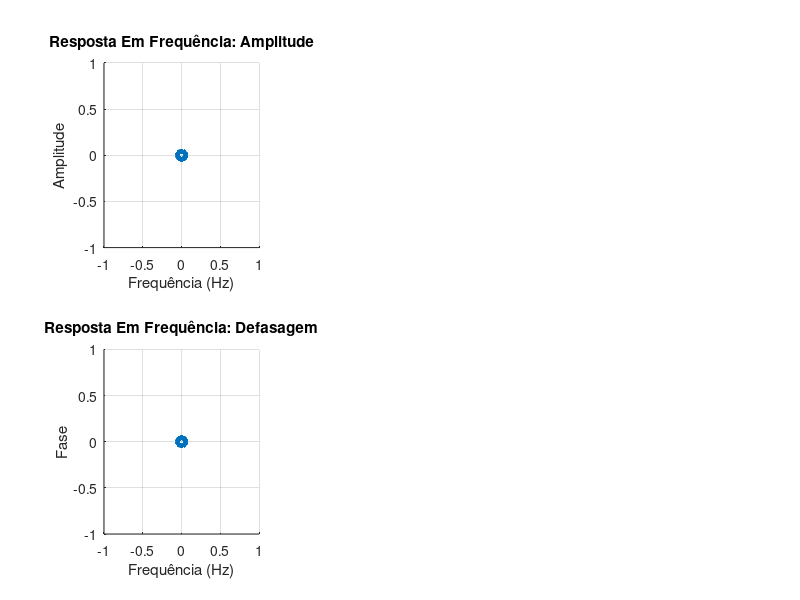

Reproduce this figure in MATLAB.
% Interpretação dos Arquivos
%   Cada arquivo é composto por 2 variáveis, as quais armazenam 2 arrays
%   cada. 
%
%   Na primeira variável, há dois arrays iguais que representam os instantes
%   de amostragem dos sinais.
%   Na segunda variável, os dois arrays representam respectivas a saída real do
%   sistema e a saída do modelo previsto localmente.
%   Conforme é descrito no classroom, só nos é interessante a saída real.

% Algoritmo a ser seguido
%   Conforme é descrito no classroom, obter a curva de resp_a_frequencia
%   a partir da análise simples da amplitude e da fase. Observe que a
%   amplitude e fase da entrada estão setadas de forma convenientes. Logo,
%   só nos interessa a saída.
%
%   Posteriormente, aplicamos FFT nas curvas de pulso quadrado e de pulso
%   triangular. Finalmente, comparar as curvas obtidas.

clear
caminho_da_pasta = "Gp3";
arquivos_da_pasta = dir(caminho_da_pasta);

% Vamos criar o local em que armazenaremos o gráfico da resposta em
% frequência obtida pelo método de análise dos senos. Observe que há 3
% colunas, frequência, amplitude e fase, e 17 linhas relativas aos pontos.
matriz_de_resp_em_freq_por_senos = zeros(17, 3);
idx = 1;

% Definamos o modelo senoidal: y = A * sin(2*pi*f*x + phi) que será
% utilizado no ajuste.
melhor_senoide = @(params, x) params(1) * sin(2 * pi * params(2) * x + params(3));

for i = 1:length(arquivos_da_pasta)
    
    nome_base = arquivos_da_pasta(i).name;
    caminho_completo = fullfile(caminho_da_pasta, nome_base);
    
    % Os arquivos estão na ordem que estão na pasta.
    % Logo, sabemos que serão usados primeiro os senos, dps pulsos
    % quadrados e finalmente triangulares.
    if startsWith(nome_base, "sen")
        
        % Acessamos um struct que representará as variáveis presentes
        espaco = load(caminho_completo);
        espaco_de_variaveis = fieldnames(espaco);
          
        frequencia_da_entrada = str2double(replace(erase(erase(nome_base, ".mat"), "sen_"), "_", "."));
        % Finalmente elas
        instantes_de_amostragem = double(espaco.(espaco_de_variaveis{1})(:, 1));
        saida_real              = double(espaco.(espaco_de_variaveis{2})(:, 1));

        % Vamos utilizar um modelo de ajuste de curva não linear para obter
        % informações de amplitude e fase.

        % Como desejamos resolver um sistema não linear, não
        % necessariamente apenas uma solução. Por conta disso, chutar um
        % valor distante da solução real nos trará problemas severos.
        amplitude_aproximada = (max(saida_real) - min(saida_real)) / 2;
        valores_de_chute = [ amplitude_aproximada, frequencia_da_entrada, 0 ];

        % Características do modelo
        config_do_ajuste = optimset(...
            'Display', 'off', ...         % Não mostrar progresso a cada iteração
            'TolFun', 1e-5, ...           % Para se a diferença de erro for pequena
            'TolX', 1e-5, ...             % Para se mudança nos parâmetros for pequena
            'MaxIter', 10 ...             % Limita número de iterações
        );
        
        % Em alguns casos, pela natureza não linear, o método de ajuste não
        % obtia os valores reais.
        while true

            [best_params, ~] = lsqcurvefit(melhor_senoide, valores_de_chute, instantes_de_amostragem, saida_real, [], [], config_do_ajuste);

            amplitude  = best_params(1);
            frequencia = best_params(2);
            fase       = best_params(3);
            
            % Os casos em que não obtemos o correto possuem amplitude muito
            % menor, logo devemos consertar isso.
            if amplitude < amplitude_aproximada * 0.95 
                
                % Alterando os valores de chute, conseguimos cortornar o
                % problema, apesar de deixar menos eficiente.
                valores_de_chute(3) = valores_de_chute(3) + 0.3;
            else

                break
            end
        end

        % De posse desses dados obtidos:
        matriz_de_resp_em_freq_por_senos(idx, 1) = frequencia_da_entrada;
        matriz_de_resp_em_freq_por_senos(idx, 2) = amplitude;
        matriz_de_resp_em_freq_por_senos(idx, 3) = fase * 180 / pi;

        % ajuste = amplitude * sin(2 * pi * frequencia_da_entrada * instantes_de_amostragem + fase);
        % figure();
        % hold on 
        % plot(instantes_de_amostragem, ajuste);
        % plot(instantes_de_amostragem, saida_real);
        % title(fase * 180 / pi);
        % grid;
        % hold off

        idx = idx + 1;
    end



    
    
end

hold on
% De posse das tabelas finais, podemos vir a construir os gráficos
% desejados.
% GRÁFICO DE RESP FREQUENCIA POR SENOIDES
subplot(2, 3, 1);
scatter(matriz_de_resp_em_freq_por_senos(:, 1), matriz_de_resp_em_freq_por_senos(:, 2), "LineWidth", 3);
title("Resposta Em Frequência: Amplitude");
xlabel("Frequência (Hz)");
ylabel("Amplitude");
grid;

subplot(2, 3, 4);
scatter(matriz_de_resp_em_freq_por_senos(:, 1), matriz_de_resp_em_freq_por_senos(:, 3), "LineWidth", 3);
title("Resposta Em Frequência: Defasagem");
xlabel("Frequência (Hz)");
ylabel("Fase");
grid;

hold off
